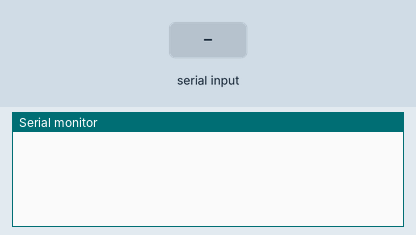
The sketch below on a simulated Arduino Uno, built with avr-gcc and run on an emulated ATmega328P. Parts: the last lines printed to the serial monitor. The inputs (shaded band) are chosen by the test bench.

Above: at 1.2 s.
1.3 s: "90,45\n" received over Serial
At 1.8 s:
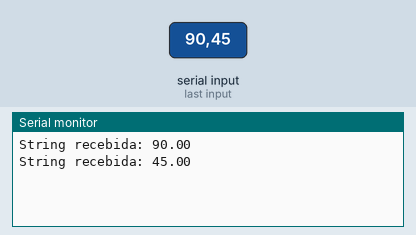
2.8 s: "30,150\n" received over Serial
At 5.3 s:
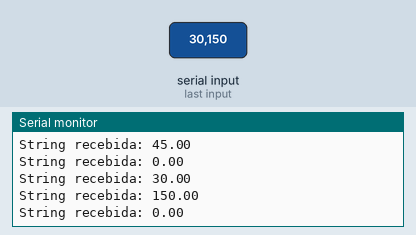
Timing chart, 0 to 6.8 s (numbered marks = the images above; inputs shaded):
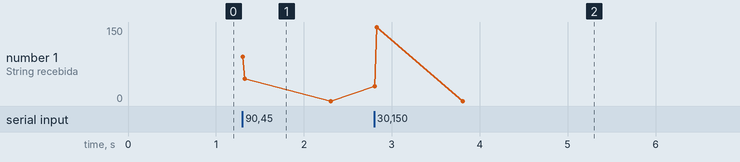

The sketch:

TesteLerSerial.ino
```cpp
float teste=0;
void setup() {
 Serial.begin(9600);
}

/**
 * Função que lê uma string da Serial
 * e retorna-a
 */
String leStringSerial(){
  String conteudo = "";
  char caractere;

  // Enquanto receber algo pela serial
  while(Serial.available() > 0) {
    // Lê byte da serial
    caractere = Serial.read();
    // Ignora caractere de quebra de linha
    if (caractere != '\n'){
      // Concatena valores
      conteudo.concat(caractere);
    }
    // Aguarda buffer serial ler próximo caractere
    delay(10);
  }

  Serial.print("Recebi: ");
  Serial.println(conteudo);

  return conteudo;
}

void loop() {
  if(Serial.available() > 0) {
    teste = Serial.parseFloat();
    Serial.print("String recebida: ");Serial.println(teste);
  }

  // Se receber algo pela serial
  /*
  if (Serial.available() > 0){
    // Lê toda string recebida
    String recebido = leStringSerial();
    Serial.print("String recebida: ");Serial.println(recebido);
  }*/
}
```

Measured:
- after the input at 1.3 s, the serial monitor: prints a new line at once (image 1)
- after the input at 2.8 s, the serial monitor: prints a new line at once (image 2)
